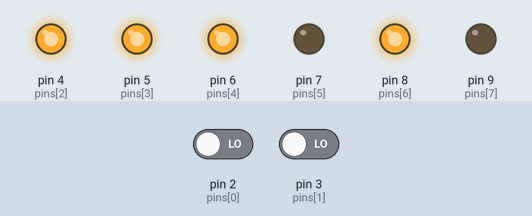
Recording of a sketch running on a simulated Arduino Uno, built with avr-gcc and run on an emulated ATmega328P. Parts: output pins drawn as LEDs (lit = HIGH). Wiring (inferred from the names in the program): LM75 temperature sensor at I2C address 0x48. The test bench sets the inputs (shaded band); at power-on: pin 2 (pins[0]) LOW, pin 3 (pins[1]) LOW. What the sketch prints to the serial monitor is not drawn.

Above: at 0.1 s.
Timing chart, 0 to 1.6 s (numbered marks = the images above):
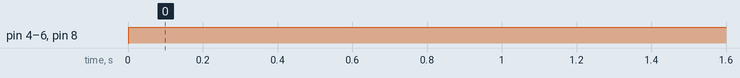

The sketch:

co326.ino
```cpp
#include <Wire.h>

byte pins[] = {2, 3, 4, 5, 6, 7, 8, 9};


// Simple DS1621 demo
// -- 2007-12-19 - by Jon McPhalen (www.jonmcphalen.com)
// -- 2010-10-23 - by J.-C. Heger (www.ordinoscope.net) - added half celcius degrees

// Pinout:
// Arduino Uno: 4 (SDA) / 5 (SCL)
// Arduino Mega: 20 (SDA) / 21 (SCL)
// DS1621 has A2, A1, and A0 pins connected to GND

#define DEV_ID 0x90 >> 1                    // shift required by wire.h

const byte numPins = 8; // how many leds
int state;

void setup() {
  Serial.begin (9600);

  for(int i = 0; i < numPins; i++) {
    pinMode(pins[i], OUTPUT);
  }

  Wire.begin ();
  Wire.beginTransmission (DEV_ID);           // connect to DS1621 (#0)
  Wire.write (0xAC);                          // Access Config
  Wire.write (0x02);                          // set for continuous conversion
  Wire.beginTransmission (DEV_ID);           // restart
  Wire.write (0xEE);                          // start conversions
  Wire.endTransmission ();

  pinMode(2,INPUT);
  pinMode(3,INPUT);
}


void loop() {
  unsigned int data,tmp,x;

  Wire.beginTransmission (DEV_ID);
  Wire.write (0xAA);                          // read temperature
  Wire.endTransmission ();
  Wire.requestFrom (DEV_ID, 2);              // request 2 bytes from DS1621
  if (Wire.available ()) data  = Wire.read () << 8;
  if (Wire.available ()) data |= Wire.read ();

  tmp = 17;// +
  x = data >> 8;
  tmp = tmp +x;
  //tmp = 19;

  //Serial.print (data >> 8);
  Serial.print (tmp);
  Serial.print (data & 0xFF ? ".5" : ".0");
  Serial.println("");

  String binNumber = String(tmp, BIN);
  int binLength = binNumber.length();

  if(tmp <= 255) {  // if we have less or equal to 255 presses
                // here is the scary code
    for(int i = 0, x = 1; i < binLength; i++, x+=2) {
      if(binNumber[i] == '0') state = LOW;
      if(binNumber[i] == '1') state = HIGH;
      digitalWrite(pins[i] + binLength - x, state);
    }
  } else {
    // do something when we reach 255
  }

  //Change device
  if(digitalRead(2)==LOW && digitalRead(3)==LOW){
     Serial.print("Select 1st Slot");
  }

  delay (1000);
}
```

Measured:
- by itself, pin 4 (pins[2]), pin 5 (pins[3]), pin 6 (pins[4]), pin 8 (pins[6]): LOW → HIGH at 0.00 s
